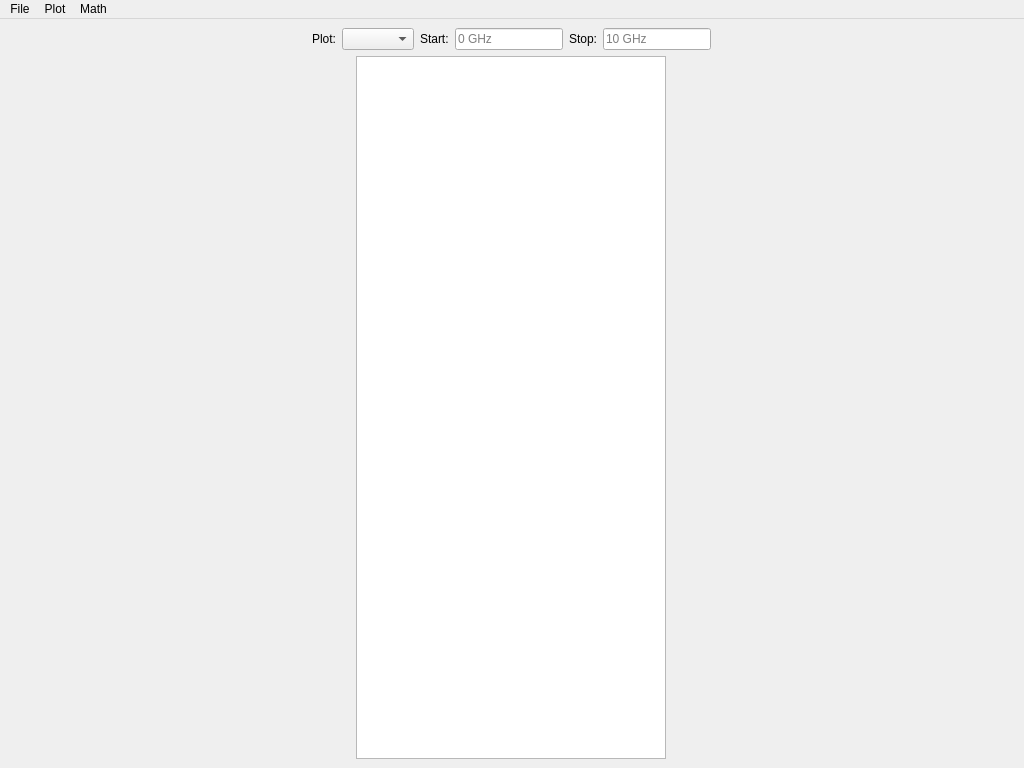
<?xml version="1.0" encoding="UTF-8"?>
<ui version="4.0">
 <class>MainWindow</class>
 <widget class="QMainWindow" name="MainWindow">
  <property name="geometry">
   <rect>
    <x>0</x>
    <y>0</y>
    <width>1024</width>
    <height>768</height>
   </rect>
  </property>
  <property name="acceptDrops">
   <bool>true</bool>
  </property>
  <property name="windowTitle">
   <string>Radiolarite</string>
  </property>
  <property name="locale">
   <locale language="English" country="UnitedStates"/>
  </property>
  <widget class="QWidget" name="centralwidget">
   <layout class="QGridLayout" name="gridLayout_2">
    <item row="0" column="0">
     <layout class="QVBoxLayout" name="verticalLayout">
      <item>
       <layout class="QHBoxLayout" name="horizontalLayout">
        <item>
         <widget class="QLabel" name="plotSelectorLabel">
          <property name="text">
           <string>Plot:</string>
          </property>
         </widget>
        </item>
        <item>
         <widget class="QComboBox" name="plotSelectorBox"/>
        </item>
        <item>
         <widget class="QLabel" name="label">
          <property name="text">
           <string>Start:</string>
          </property>
         </widget>
        </item>
        <item>
         <widget class="QLineEdit" name="startFrequencyEdit">
          <property name="sizePolicy">
           <sizepolicy hsizetype="Minimum" vsizetype="Fixed">
            <horstretch>0</horstretch>
            <verstretch>0</verstretch>
           </sizepolicy>
          </property>
          <property name="placeholderText">
           <string>0 GHz</string>
          </property>
         </widget>
        </item>
        <item>
         <widget class="QLabel" name="label_2">
          <property name="text">
           <string>Stop:</string>
          </property>
         </widget>
        </item>
        <item>
         <widget class="QLineEdit" name="stopFrequencyEdit">
          <property name="sizePolicy">
           <sizepolicy hsizetype="Minimum" vsizetype="Fixed">
            <horstretch>0</horstretch>
            <verstretch>0</verstretch>
           </sizepolicy>
          </property>
          <property name="placeholderText">
           <string>10 GHz</string>
          </property>
         </widget>
        </item>
       </layout>
      </item>
      <item>
       <layout class="QHBoxLayout" name="horizontalLayout_2">
        <property name="spacing">
         <number>1</number>
        </property>
        <item>
         <widget class="QTreeView" name="treeView">
          <property name="sizePolicy">
           <sizepolicy hsizetype="Minimum" vsizetype="Expanding">
            <horstretch>0</horstretch>
            <verstretch>0</verstretch>
           </sizepolicy>
          </property>
          <property name="minimumSize">
           <size>
            <width>150</width>
            <height>0</height>
           </size>
          </property>
          <property name="maximumSize">
           <size>
            <width>310</width>
            <height>16777215</height>
           </size>
          </property>
          <property name="selectionMode">
           <enum>QAbstractItemView::ExtendedSelection</enum>
          </property>
         </widget>
        </item>
       </layout>
      </item>
     </layout>
    </item>
   </layout>
  </widget>
  <widget class="QMenuBar" name="menubar">
   <property name="geometry">
    <rect>
     <x>0</x>
     <y>0</y>
     <width>1024</width>
     <height>17</height>
    </rect>
   </property>
   <widget class="QMenu" name="menuFile">
    <property name="title">
     <string>File</string>
    </property>
    <addaction name="actionNew"/>
    <addaction name="actionOpenTouchstoneFile"/>
    <addaction name="actionExportFigure"/>
    <addaction name="actionExportCSV"/>
    <addaction name="actionExit"/>
   </widget>
   <widget class="QMenu" name="menuPlot">
    <property name="title">
     <string>Plot</string>
    </property>
    <widget class="QMenu" name="menuShow_Grid">
     <property name="tearOffEnabled">
      <bool>false</bool>
     </property>
     <property name="title">
      <string>Show Grid</string>
     </property>
     <addaction name="actionGridMajor"/>
     <addaction name="actionGridMinor"/>
    </widget>
    <addaction name="menuShow_Grid"/>
    <addaction name="actionCopy_to_clipboard"/>
    <addaction name="actionLegend"/>
   </widget>
   <widget class="QMenu" name="menuMath">
    <property name="title">
     <string>Math</string>
    </property>
    <addaction name="actionZeroReflection"/>
    <addaction name="actionTime_Domain_Gating"/>
   </widget>
   <addaction name="menuFile"/>
   <addaction name="menuPlot"/>
   <addaction name="menuMath"/>
  </widget>
  <action name="actionOpenTouchstoneFile">
   <property name="text">
    <string>Open</string>
   </property>
   <property name="shortcut">
    <string>Ctrl+O</string>
   </property>
  </action>
  <action name="actionExportFigure">
   <property name="text">
    <string>Export Figure</string>
   </property>
   <property name="shortcut">
    <string>Ctrl+E</string>
   </property>
  </action>
  <action name="actionExit">
   <property name="text">
    <string>Exit</string>
   </property>
   <property name="shortcut">
    <string>Esc, Esc, Esc</string>
   </property>
  </action>
  <action name="actionAddSubplot">
   <property name="text">
    <string>Add Subplot</string>
   </property>
  </action>
  <action name="actionAddMarker">
   <property name="text">
    <string>Add Marker</string>
   </property>
   <property name="shortcut">
    <string>M</string>
   </property>
  </action>
  <action name="actionNew">
   <property name="text">
    <string>New</string>
   </property>
   <property name="shortcut">
    <string>Ctrl+N</string>
   </property>
  </action>
  <action name="actionGridMajor">
   <property name="checkable">
    <bool>true</bool>
   </property>
   <property name="checked">
    <bool>true</bool>
   </property>
   <property name="text">
    <string>Major</string>
   </property>
  </action>
  <action name="actionGridMinor">
   <property name="checkable">
    <bool>true</bool>
   </property>
   <property name="checked">
    <bool>true</bool>
   </property>
   <property name="text">
    <string>Minor</string>
   </property>
  </action>
  <action name="actionCopy_to_clipboard">
   <property name="text">
    <string>Copy to clipboard</string>
   </property>
   <property name="shortcut">
    <string>Ctrl+C</string>
   </property>
  </action>
  <action name="actionZeroReflection">
   <property name="text">
    <string>Set Reflection to 0</string>
   </property>
  </action>
  <action name="actionTime_Domain_Gating">
   <property name="text">
    <string>Time Domain Gating</string>
   </property>
  </action>
  <action name="actionLegend">
   <property name="text">
    <string>Legend</string>
   </property>
  </action>
  <action name="actionExportCSV">
   <property name="text">
    <string>Export CSV</string>
   </property>
  </action>
 </widget>
 <resources/>
 <connections>
  <connection>
   <sender>actionExit</sender>
   <signal>triggered()</signal>
   <receiver>MainWindow</receiver>
   <slot>close()</slot>
   <hints>
    <hint type="sourcelabel">
     <x>-1</x>
     <y>-1</y>
    </hint>
    <hint type="destinationlabel">
     <x>399</x>
     <y>299</y>
    </hint>
   </hints>
  </connection>
 </connections>
</ui>
